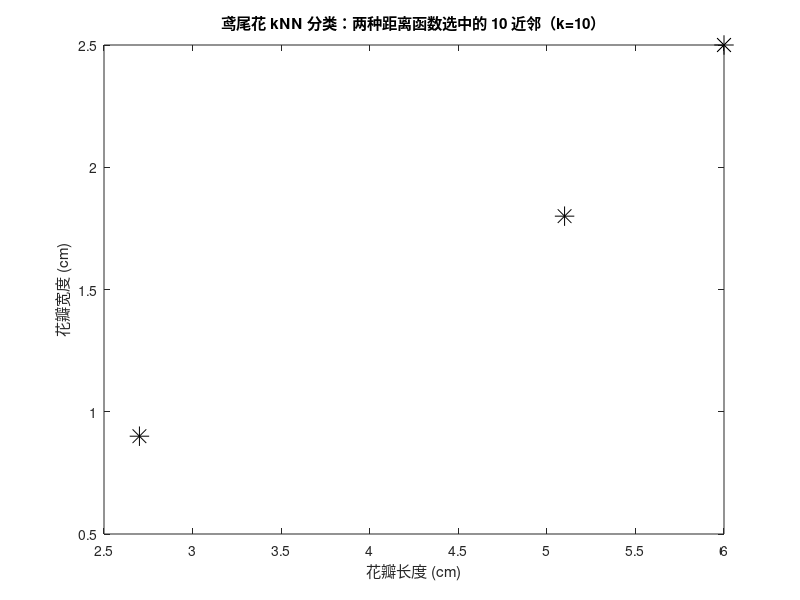

MATLAB code to generate this figure: (Note: this script raises an error after producing the figure.)
%% kNN_exp02_iris_classify.m —— 第7章 案例2：鸢尾花的 kNN 分类
% 对应书稿《第07章 k最近邻（kNN）模型》7.8.2 节
% 数据：MATLAB 内置 fisheriris（150 个标本 × 4 个属性 × 3 个品种），
%       本例只用后两个属性（花瓣长度、花瓣宽度），便于二维作图
% 示例数据文件：data/iris_query_samples.csv（与本脚本中的待测样本取值一致）
% 课件英文原版参考：openExample('stats/ClassifyingQueryDataUsingKnnsearchExample')

clear; clc; close all;

load fisheriris
X = meas(:, 3:4);                    % 训练样本自变量：花瓣长度、花瓣宽度（150×2）

%% 第一部分：1 个待测样本（k=10，闵可夫斯基距离）
y0 = [5.0 1.7];                      % 待测样本（示例数值）
idx0 = knnsearch(X, y0, 'K', 10, 'Distance', 'minkowski', 'P', 2);
fprintf('单个待测样本 10 个近邻的品种构成：\n');
tabulate(species(idx0))
% 课件运行结果：versicolor 8 个（80%）、virginica 2 个（20%）→ 判为 versicolor；
% 注：其中两个 versicolor 标本的两个属性值完全相同，在二维图上重叠显示为一个点。

%% 第二部分：3 个待测样本，两种距离函数对比
Y = [6.0 2.5;                        % 待测样本1（示例数值）
     5.1 1.8;                        % 待测样本2
     2.7 0.9];                       % 待测样本3

% 闵可夫斯基距离（P=2，即欧氏距离），每朵花找 10 个邻居，返回 3×10 索引
Idx1 = knnsearch(X, Y, 'K', 10, 'Distance', 'minkowski', 'P', 2);
% 换用切比雪夫距离再找一次，选中的邻居会有所不同
Idx2 = knnsearch(X, Y, 'K', 10, 'Distance', 'chebychev');

for i = 1:size(Y, 1)
    fprintf('待测样本 %d（闵可夫斯基距离）10 个近邻的品种构成：\n', i);
    tabulate(species(Idx1(i, :)))
end
% 课件运行结果（书稿表 7-5）：样本1 全部 virginica；样本2 virginica 2 + versicolor 8；
% 样本3 versicolor 7 + setosa 3。具体计数取决于查询点位置，请以自己运行的输出为准。

%% 可视化：闵可夫斯基（圆圈）与切比雪夫（五角星）选中的邻居
figure; hold on;
gscatter(X(:,1), X(:,2), species);                        % 训练样本按品种着色
h1 = plot(X(Idx1(:),1), X(Idx1(:),2), 'o', 'MarkerSize', 10, ...
          'MarkerEdgeColor', 'k', 'MarkerFaceColor', 'none', ...
          'LineWidth', 1.5);                              % 闵可夫斯基邻居
h2 = plot(X(Idx2(:),1), X(Idx2(:),2), 'p', 'MarkerSize', 12, ...
          'MarkerEdgeColor', 'k', 'MarkerFaceColor', 'none', ...
          'LineWidth', 1.2);                              % 切比雪夫邻居
plot(Y(:,1), Y(:,2), 'k*', 'MarkerSize', 14);             % 待测样本
xlabel('花瓣长度 (cm)'); ylabel('花瓣宽度 (cm)');
title('鸢尾花 kNN 分类：两种距离函数选中的 10 近邻（k=10）');
legend([h1 h2], '闵可夫斯基(p=2)选中的邻居', '切比雪夫选中的邻居', ...
       'Location', 'best');
hold off;
